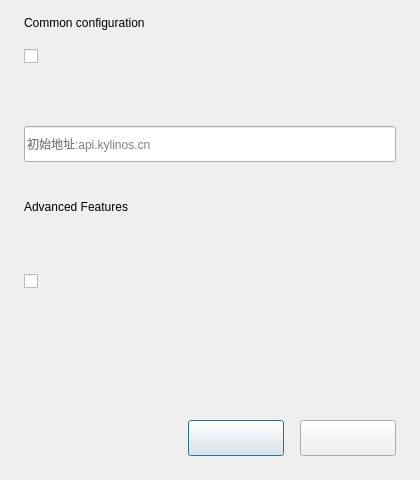
<?xml version="1.0" encoding="UTF-8"?>
<ui version="4.0">
 <class>ConfigIPAddressDialog</class>
 <widget class="QDialog" name="ConfigIPAddressDialog">
  <property name="geometry">
   <rect>
    <x>0</x>
    <y>0</y>
    <width>420</width>
    <height>480</height>
   </rect>
  </property>
  <property name="sizePolicy">
   <sizepolicy hsizetype="Preferred" vsizetype="Preferred">
    <horstretch>0</horstretch>
    <verstretch>0</verstretch>
   </sizepolicy>
  </property>
  <property name="minimumSize">
   <size>
    <width>420</width>
    <height>480</height>
   </size>
  </property>
  <property name="maximumSize">
   <size>
    <width>420</width>
    <height>480</height>
   </size>
  </property>
  <property name="windowTitle">
   <string>Dialog</string>
  </property>
  <layout class="QVBoxLayout" name="verticalLayout_2">
   <property name="spacing">
    <number>0</number>
   </property>
   <property name="leftMargin">
    <number>0</number>
   </property>
   <property name="topMargin">
    <number>0</number>
   </property>
   <property name="rightMargin">
    <number>0</number>
   </property>
   <property name="bottomMargin">
    <number>0</number>
   </property>
   <item>
    <layout class="QVBoxLayout" name="verticalLayout" stretch="0,0,0,0,0">
     <property name="spacing">
      <number>0</number>
     </property>
     <property name="leftMargin">
      <number>24</number>
     </property>
     <property name="topMargin">
      <number>16</number>
     </property>
     <property name="rightMargin">
      <number>24</number>
     </property>
     <property name="bottomMargin">
      <number>24</number>
     </property>
     <item>
      <layout class="QVBoxLayout" name="verticalLayout_3">
       <property name="spacing">
        <number>8</number>
       </property>
       <item>
        <widget class="QLabel" name="label">
         <property name="text">
          <string>Common configuration</string>
         </property>
        </widget>
       </item>
       <item>
        <widget class="CupsDebugLoggingCheckbox" name="cupsCheckBox">
         <property name="sizePolicy">
          <sizepolicy hsizetype="Preferred" vsizetype="Fixed">
           <horstretch>0</horstretch>
           <verstretch>0</verstretch>
          </sizepolicy>
         </property>
         <property name="minimumSize">
          <size>
           <width>0</width>
           <height>36</height>
          </size>
         </property>
         <property name="maximumSize">
          <size>
           <width>16777215</width>
           <height>36</height>
          </size>
         </property>
        </widget>
       </item>
       <item>
        <widget class="QLabel" name="serviceAddressLabel">
         <property name="sizePolicy">
          <sizepolicy hsizetype="Preferred" vsizetype="Fixed">
           <horstretch>0</horstretch>
           <verstretch>0</verstretch>
          </sizepolicy>
         </property>
         <property name="minimumSize">
          <size>
           <width>0</width>
           <height>36</height>
          </size>
         </property>
         <property name="maximumSize">
          <size>
           <width>16777215</width>
           <height>36</height>
          </size>
         </property>
         <property name="text">
          <string/>
         </property>
        </widget>
       </item>
       <item>
        <widget class="QLineEdit" name="ipAddress">
         <property name="enabled">
          <bool>true</bool>
         </property>
         <property name="sizePolicy">
          <sizepolicy hsizetype="Preferred" vsizetype="Fixed">
           <horstretch>0</horstretch>
           <verstretch>0</verstretch>
          </sizepolicy>
         </property>
         <property name="minimumSize">
          <size>
           <width>0</width>
           <height>36</height>
          </size>
         </property>
         <property name="maximumSize">
          <size>
           <width>16777215</width>
           <height>36</height>
          </size>
         </property>
         <property name="placeholderText">
          <string>初始地址:api.kylinos.cn</string>
         </property>
        </widget>
       </item>
      </layout>
     </item>
     <item>
      <spacer name="verticalSpacer">
       <property name="orientation">
        <enum>Qt::Vertical</enum>
       </property>
       <property name="sizeType">
        <enum>QSizePolicy::Fixed</enum>
       </property>
       <property name="sizeHint" stdset="0">
        <size>
         <width>20</width>
         <height>38</height>
        </size>
       </property>
      </spacer>
     </item>
     <item>
      <layout class="QVBoxLayout" name="verticalLayout_4">
       <property name="bottomMargin">
        <number>0</number>
       </property>
       <item>
        <widget class="QLabel" name="label_2">
         <property name="text">
          <string>Advanced Features</string>
         </property>
        </widget>
       </item>
       <item>
        <widget class="CustomDoublelineCheckBox" name="pdfCheckBox" native="true">
         <property name="minimumSize">
          <size>
           <width>0</width>
           <height>30</height>
          </size>
         </property>
        </widget>
       </item>
       <item>
        <widget class="CustomDoublelineCheckBox" name="brfCheckBox" native="true">
         <property name="minimumSize">
          <size>
           <width>0</width>
           <height>30</height>
          </size>
         </property>
        </widget>
       </item>
       <item>
        <widget class="CustomCheckBox" name="serialCheckBox">
         <property name="text">
          <string/>
         </property>
        </widget>
       </item>
      </layout>
     </item>
     <item>
      <spacer name="verticalSpacer_5">
       <property name="orientation">
        <enum>Qt::Vertical</enum>
       </property>
       <property name="sizeType">
        <enum>QSizePolicy::Expanding</enum>
       </property>
       <property name="sizeHint" stdset="0">
        <size>
         <width>20</width>
         <height>20</height>
        </size>
       </property>
      </spacer>
     </item>
     <item>
      <layout class="QHBoxLayout" name="horizontalLayout_5">
       <property name="spacing">
        <number>16</number>
       </property>
       <item>
        <spacer name="horizontalSpacer_8">
         <property name="orientation">
          <enum>Qt::Horizontal</enum>
         </property>
         <property name="sizeHint" stdset="0">
          <size>
           <width>40</width>
           <height>20</height>
          </size>
         </property>
        </spacer>
       </item>
       <item>
        <widget class="QPushButton" name="cancelBtn">
         <property name="sizePolicy">
          <sizepolicy hsizetype="Fixed" vsizetype="Fixed">
           <horstretch>0</horstretch>
           <verstretch>0</verstretch>
          </sizepolicy>
         </property>
         <property name="minimumSize">
          <size>
           <width>96</width>
           <height>36</height>
          </size>
         </property>
         <property name="maximumSize">
          <size>
           <width>96</width>
           <height>36</height>
          </size>
         </property>
        </widget>
       </item>
       <item>
        <widget class="QPushButton" name="applyBtn">
         <property name="sizePolicy">
          <sizepolicy hsizetype="Fixed" vsizetype="Fixed">
           <horstretch>0</horstretch>
           <verstretch>0</verstretch>
          </sizepolicy>
         </property>
         <property name="minimumSize">
          <size>
           <width>96</width>
           <height>36</height>
          </size>
         </property>
         <property name="maximumSize">
          <size>
           <width>96</width>
           <height>36</height>
          </size>
         </property>
        </widget>
       </item>
      </layout>
     </item>
    </layout>
   </item>
  </layout>
 </widget>
 <customwidgets>
  <customwidget>
   <class>CupsDebugLoggingCheckbox</class>
   <extends>QCheckBox</extends>
   <header>cups_debug_logging_checkbox.h</header>
  </customwidget>
  <customwidget>
   <class>CustomDoublelineCheckBox</class>
   <extends>QWidget</extends>
   <header>custom_doubleline_checkbox.h</header>
   <container>1</container>
  </customwidget>
  <customwidget>
   <class>CustomCheckBox</class>
   <extends>QCheckBox</extends>
   <header>custom_check_box.h</header>
  </customwidget>
 </customwidgets>
 <resources/>
 <connections/>
</ui>
